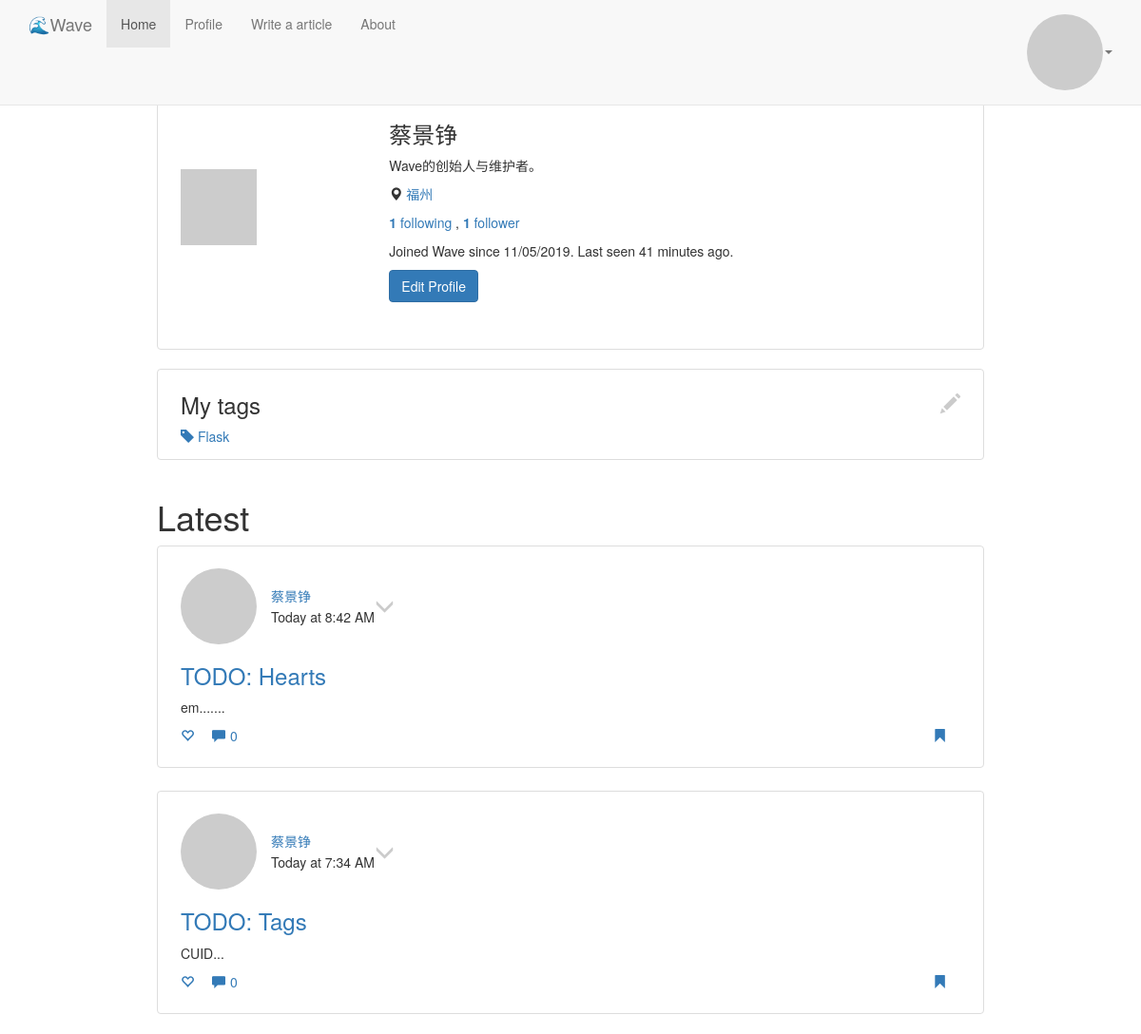
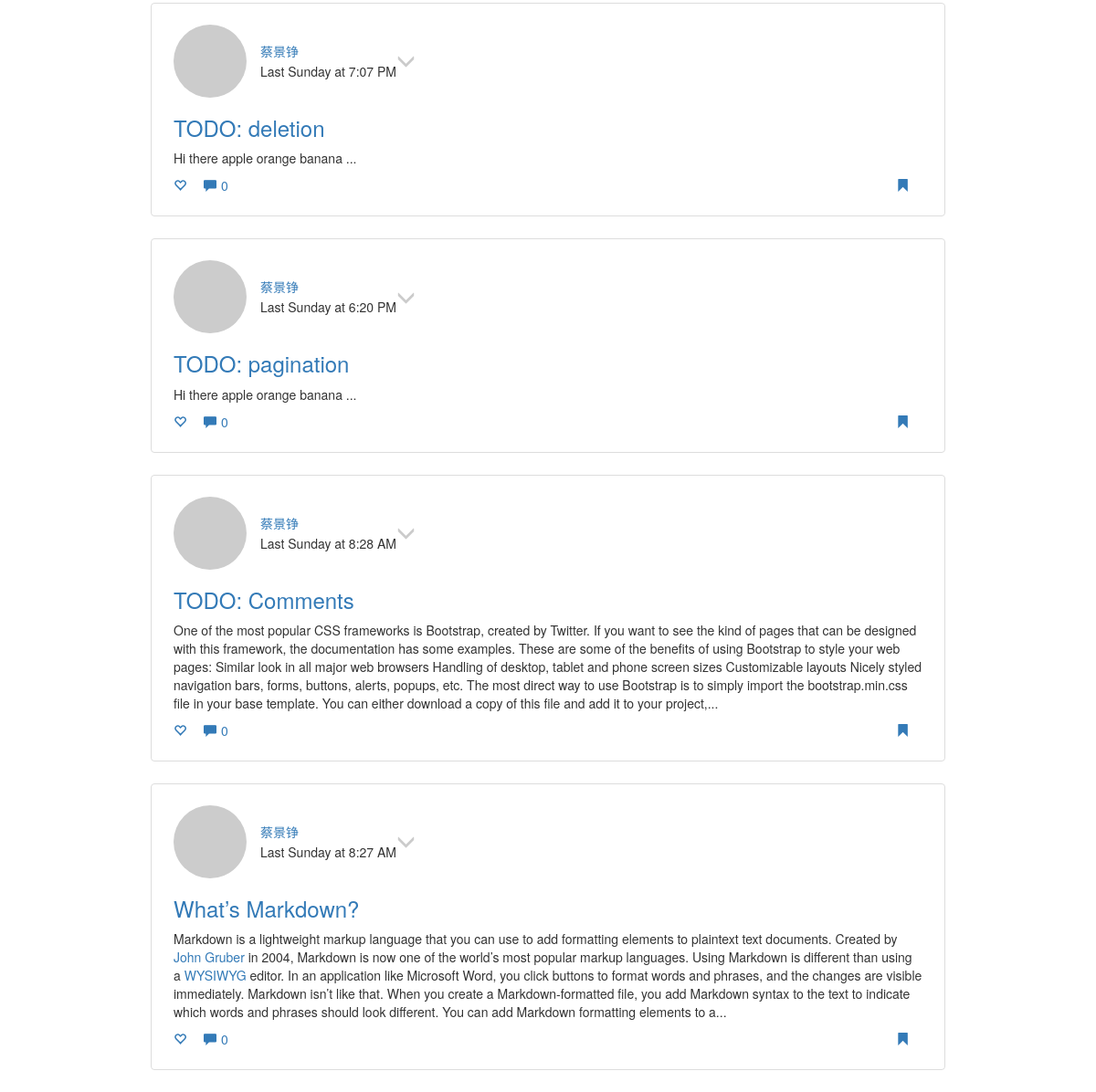
/rockham (signed in), run on the app's committed database (2 pictures, top to bottom).
### app/models.py (models this page shows, shortened)
class User(UserMixin, db.Model):
    __tablename__ = 'users'
    id = db.Column(db.Integer, primary_key=True)
    email = db.Column(db.String(64), unique=True, nullable=False, index=True)
    username = db.Column(db.String(64), unique=True, nullable=False, index=True)
    password_hash = db.Column(db.String(128), nullable=False)
    confirmed = db.Column(db.Boolean, default=False)
    name = db.Column(db.String(64))
    location = db.Column(db.String(64))
    description = db.Column(db.Text)
    member_since = db.Column(db.DateTime(), default=datetime.utcnow)
    last_seen = db.Column(db.DateTime(), default=datetime.utcnow)
    email_hash = db.Column(db.String(32))
    locale = db.Column(db.String(8), default='')
    timezone = db.Column(db.String(8), default='UTC+8')
    is_administrator = db.Column(db.Boolean, default=False)
    posts = db.relationship('Post', lazy='dynamic', backref=db.backref('author', lazy='select'))
    tags = db.relationship('Tag', secondary='users_tags', lazy='subquery',
                           backref=db.backref('users', lazy=True))
    following = db.relationship('User', secondary='follows', lazy='dynamic',
                               primaryjoin=(follows.c.follower_id == id),
                               secondaryjoin=(follows.c.following_id == id),
                               backref=db.backref('followers', lazy='dynamic'))
    @property
    def password(self):
        raise AttributeError('password is not readable.')
    def ping(self):
        self.last_seen = datetime.utcnow()
        db.session.add(self)
        db.session.commit()
    def avatar(self, size):
        return 'https://www.gravatar.com/avatar/{}?d=identicon&s={}'.format(self.email_hash, size)
    def follows(self, user):
        if not self.is_following(user):
            self.following.append(user)

class Tag(db.Model):
    __tablename__ = 'tags'
    id = db.Column(db.Integer, primary_key=True)
    name = db.Column(db.String(64), unique=True, index=True)
    description = db.Column(db.String(128))

class Post(db.Model):
    __tablename__ = 'posts'
    id = db.Column(db.Integer, primary_key=True)
    title = db.Column(db.String(80), nullable=False)
    body = db.Column(db.Text(), nullable=False)
    html = db.Column(db.Text())
    preview = db.Column(db.Text())
    is_public = db.Column(db.Boolean(), nullable=False)
    pub_timestamp = db.Column(db.DateTime(), default=datetime.utcnow)
    edit_timestamp = db.Column(db.DateTime(), default=datetime.utcnow, index=True)
    language = db.Column(db.String(5), default='en')
    clicked = db.Column(db.Integer, default=0)
    hearts = db.Column(db.Integer, default=0)
    author_id = db.Column(db.Integer, db.ForeignKey('users.id'), nullable=False)
    comments = db.relationship('Comment', lazy='dynamic',
                               backref=db.backref('post', lazy='select'))
    tags = db.relationship('Tag', secondary='posts_tags', lazy='subquery',
                           backref=db.backref('posts', lazy=True))

### app/frontend/views.py (the view)
@frontend.route('/<username>')
def user(username):
    u = User.query.filter_by(username=username).first_or_404()
    posts = u.posts.order_by(Post.edit_timestamp.desc()).all()
    return render_template('user/profile.html', user=u, posts=posts)

### app/auth/views.py (called while the page is built)
@auth.before_app_request
def before_request():
    if current_user.is_authenticated:
        current_user.ping()
        if not current_user.confirmed \
            and request.endpoint \
            and request.blueprint != 'auth' \
            and request.endpoint != 'static':
            return redirect(url_for('auth.unconfirmed'))

### app/models.py (called while the page is built)
@login_manager.user_loader
def load_user(id):
    return User.query.get(int(id))

### app/templates/user/profile.html (shortened to what this page needs)
{% extends "base.html" %}
{% block content %}
    {% include "user/_profile.html" %}
    {% if user.tags and current_user == user %}
    <div class="row">
        <div class="col-xs-12 col-md-12">
            {% include "user/_tags.html" %}
        </div>
    </div>
    {% endif %}
    {% if user.posts %}
        <div class="row">
            <div class="col-xs-12 col-md-12">
                <h1>{{ _('Latest') }}</h1>
                {% for post in posts %}
                    {% include 'user/_post_preview.html' %}
                {% endfor %}
            </div>
        </div>
    {% endif %}
{% endblock %}

### app/templates/user/_profile.html (shortened to what this page needs)
<div class="row">
    <div class="col-xs-12 col-md-12"><div href="#" class="thumbnail profile clearfix">
        <div class="avatar"><img src="{{ user.avatar(256) }}" alt="avatar"></div>
        <div class="text">
            <h3>{{ user.name }}</h3>
            {% if user.description %} <p>{{ user.description }}</p> {% endif %}
            {% if user.location %}
                <p>
                    <span class="glyphicon glyphicon-map-marker" aria-hidden="true"></span>
                    <a href="http://maps.google.com/?q={{ user.location }}">{{ user.location }}</a>
                </p>
            {% endif %}
            <p>
                <a href="{{ url_for('frontend.follows', username=user.username) }}">
                    {{ _('<b>%(following)d</b> following', following = user.following.count() ) }}
                </a>
                {{ _(', ') }}
                <a href="{{ url_for('frontend.followers', username=user.username) }}">
                    {{ ngettext('<b id="followers">%(followers)d</b> follower',
                    '<b id="followers">%(followers)d</b> followers',
                    user.followers.count(), followers = user.followers.count()) }}
                </a>
            </p>
            <p>{{ _('Joined Wave since %(time)s.', time = moment(user.member_since).format('L')) }}
                {{ _('Last seen %(time)s.', time = moment(user.last_seen).fromNow() ) }}</p>
            {% if current_user == user %}
                <p>
                    <a href="{{ url_for('.edit_profile') }}" class="btn btn-primary" role="button">{{ _('Edit Profile') }}</a>
                </p>
            {% elif not current_user.is_following(user) %}
                <p><a href="#" id="follow{{ user.username }}"
                      class="btn btn-primary" role="button" onclick="follow(this, '{{ user.username }}' )">{{ _('Follow') }}</a></p>
            {% else %}
                <p><a href="#" id="un_follow{{ user.username }}"
                      class="btn btn-default" role="button" onclick="unfollow(this, '{{ user.username }}' )">{{ _('Following') }}</a></p>
            {% endif %}
        </div>
    </div></div>
</div>

### app/templates/user/_tags.html
<div class="thumbnail">
    <h3>
        {{ _('My tags') }}
        {% if current_user == user %}
            <button class="close" type="button">
                <span class="glyphicon glyphicon-pencil" aria-hidden="true"></span>
            </button>
        {% endif %}
    </h3>
    <p>
        {% for tag in user.tags %}
            <a href="#">
                <span class="glyphicon glyphicon-tag" aria-hidden="true"></span>&nbsp{{ tag.name }}
            </a>
        {% endfor %}
    </p>
</div>

### app/templates/user/_post_preview.html
<div class="thumbnail article-preview">
    {% include "_author_bar.html" %}
    <h3><a href="{{ url_for('frontend.article', id=post.id) }}">{{ post.title }}</a>
    </h3>
    <p>{{ post.preview | safe }}</p>
    {% include "user/_post_statusbar.html" %}
</div>

### app/templates/_author_bar.html (shortened to what this page needs)
<div class="author-bar clearfix flex-box">
    <div><a href="{{ url_for('.user', username=post.author.username) }}">
        <img src="{{ post.author.avatar(42) }}" alt="avatar" class="avatar">
    </a></div>
    <div class="author-bar-right">
        <div class="author-bar-name flex-box">
            <div><a href="{{ url_for('.user', username=post.author.username) }}">{{ post.author.name }}</a></div>
        </div>
        <div class="timestamp">{{ moment(post.pub_timestamp).calendar() }}</div>
    </div>
    {% if current_user == user %}
        <div class="author-menu">
            <button class="close" type="button" onclick="window.location.href = '{{ url_for('.edit', id=post.id) }}';">
                <span class="glyphicon glyphicon-menu-down" aria-hidden="true"></span>
            </button>
        </div>
    {% endif %}
</div>

### app/templates/user/_post_statusbar.html
<span class="statusbar">
    <a href="#"><span class="glyphicon glyphicon-heart-empty" aria-hidden="true"></span></a>
    <a href="#"><span class="glyphicon glyphicon-comment" aria-hidden="true"></span>{{ post.comments.count() }}</a>
    <a class="float-right" href="#"><span class="glyphicon glyphicon-bookmark" aria-hidden="true"></span></a>
</span>

### app/static/css/wave.css (style rules this page uses)
.avatar { border-radius: 50%; }
.float-right { float: right; }
.flex-box { display: flex; }
.thumbnail { padding-left: 24px; padding-right: 24px; }
.profile { min-height: 300px; align-items: center; display: flex; }
.profile .avatar { flex-grow: 1; }
.profile .text { flex-grow: 2; margin-left: 2rem; }
.row { max-width: 900px; margin-left: auto; margin-right: auto; }
.statusbar .glyphicon { margin-right: 0.5rem; }
.statusbar>a { text-decoration: none; padding-right: 1rem; }
.article-preview, .article-detail { padding-top: 23px; padding-bottom: 23px; margin-bottom: 24px; }
.author-bar { align-items: center; }
.author-bar-right { margin-left: 15px; }
.author-bar-name { margin-bottom: 2px; }

### data on the page
User: name "蔡景铮", description "Wave的创始人与维护者。", location "福州"
Tag: name "Flask"
Post: author.name "蔡景铮", pub_timestamp "Today at 8:42 AM", title "TODO: Hearts", preview "em.......", comments.count "0"
Post: author.name "蔡景铮", pub_timestamp "Today at 7:34 AM", title "TODO: Tags", preview "CUID...", comments.count "0"
Post: author.name "蔡景铮", pub_timestamp "Last Sunday at 7:07 PM", title "TODO: deletion", preview "Hi there apple orange banana ...", comments.count "0"
Post: author.name "蔡景铮", pub_timestamp "Last Sunday at 6:20 PM", title "TODO: pagination", preview "Hi there apple orange banana ...", comments.count "0"
Post: author.name "蔡景铮", pub_timestamp "Last Sunday at 8:28 AM", title "TODO: Comments", preview "One of the most popular CSS frameworks is Bootstrap, created by Twitter. If you want to see the kind of pages that can be designed with this framework, the documentation has some examples. These are some of the benefits of using Bootstrap to style your web pages: Similar look in all major web browsers Handling of desktop, tablet and phone screen sizes Customizable layouts Nicely styled navigation bars, forms, buttons, alerts, popups, etc. The most direct way to use Bootstrap is to simply import the bootstrap.min.css file in your base template. You can either download a copy of this file and add it to your project,...", comments.count "0"
Post: author.name "蔡景铮", pub_timestamp "Last Sunday at 8:27 AM", title "What’s Markdown?", preview "Markdown is a lightweight markup language that you can use to add formatting elements to plaintext text documents. Created by John Gruber in 2004, Markdown is now one of the world’s most popular markup languages. Using Markdown is different than using a WYSIWYG editor. In an application like Microsoft Word, you click buttons to format words and phrases, and the changes are visible immediately. Markdown isn’t like that. When you create a Markdown-formatted file, you add Markdown syntax to the text to indicate which words and phrases should look different. You can add Markdown formatting elements to a...", comments.count "0"
